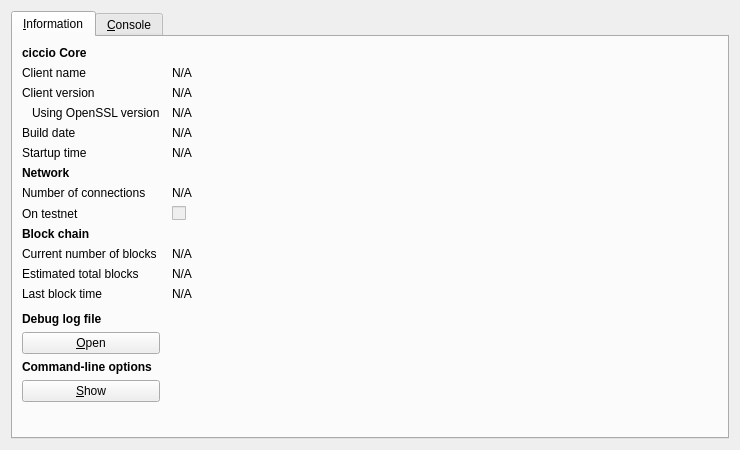
<?xml version="1.0" encoding="UTF-8"?>
<ui version="4.0">
 <class>RPCConsole</class>
 <widget class="QDialog" name="RPCConsole">
  <property name="geometry">
   <rect>
    <x>0</x>
    <y>0</y>
    <width>740</width>
    <height>450</height>
   </rect>
  </property>
  <property name="windowTitle">
   <string>ciccio - Debug window</string>
  </property>
  <layout class="QVBoxLayout" name="verticalLayout_2">
   <item>
    <widget class="QTabWidget" name="tabWidget">
     <property name="currentIndex">
      <number>0</number>
     </property>
     <widget class="QWidget" name="tab_info">
      <attribute name="title">
       <string>&amp;Information</string>
      </attribute>
      <layout class="QGridLayout" name="gridLayout" columnstretch="0,1">
       <property name="horizontalSpacing">
        <number>12</number>
       </property>
       <item row="0" column="0">
        <widget class="QLabel" name="label_9">
         <property name="font">
          <font>
           <weight>75</weight>
           <bold>true</bold>
          </font>
         </property>
         <property name="text">
          <string>ciccio Core</string>
         </property>
        </widget>
       </item>
       <item row="1" column="0">
        <widget class="QLabel" name="label_5">
         <property name="text">
          <string>Client name</string>
         </property>
        </widget>
       </item>
       <item row="1" column="1">
        <widget class="QLabel" name="clientName">
         <property name="cursor">
          <cursorShape>IBeamCursor</cursorShape>
         </property>
         <property name="text">
          <string>N/A</string>
         </property>
         <property name="textFormat">
          <enum>Qt::PlainText</enum>
         </property>
         <property name="textInteractionFlags">
          <set>Qt::LinksAccessibleByMouse|Qt::TextSelectableByKeyboard|Qt::TextSelectableByMouse</set>
         </property>
        </widget>
       </item>
       <item row="2" column="0">
        <widget class="QLabel" name="label_6">
         <property name="text">
          <string>Client version</string>
         </property>
        </widget>
       </item>
       <item row="2" column="1">
        <widget class="QLabel" name="clientVersion">
         <property name="cursor">
          <cursorShape>IBeamCursor</cursorShape>
         </property>
         <property name="text">
          <string>N/A</string>
         </property>
         <property name="textFormat">
          <enum>Qt::PlainText</enum>
         </property>
         <property name="textInteractionFlags">
          <set>Qt::LinksAccessibleByMouse|Qt::TextSelectableByKeyboard|Qt::TextSelectableByMouse</set>
         </property>
        </widget>
       </item>
       <item row="3" column="0">
        <widget class="QLabel" name="label_14">
         <property name="text">
          <string>Using OpenSSL version</string>
         </property>
         <property name="indent">
          <number>10</number>
         </property>
        </widget>
       </item>
       <item row="3" column="1">
        <widget class="QLabel" name="openSSLVersion">
         <property name="cursor">
          <cursorShape>IBeamCursor</cursorShape>
         </property>
         <property name="text">
          <string>N/A</string>
         </property>
         <property name="textFormat">
          <enum>Qt::PlainText</enum>
         </property>
         <property name="textInteractionFlags">
          <set>Qt::LinksAccessibleByMouse|Qt::TextSelectableByKeyboard|Qt::TextSelectableByMouse</set>
         </property>
        </widget>
       </item>
       <item row="4" column="0">
        <widget class="QLabel" name="label_12">
         <property name="text">
          <string>Build date</string>
         </property>
        </widget>
       </item>
       <item row="4" column="1">
        <widget class="QLabel" name="buildDate">
         <property name="cursor">
          <cursorShape>IBeamCursor</cursorShape>
         </property>
         <property name="text">
          <string>N/A</string>
         </property>
         <property name="textFormat">
          <enum>Qt::PlainText</enum>
         </property>
         <property name="textInteractionFlags">
          <set>Qt::LinksAccessibleByMouse|Qt::TextSelectableByKeyboard|Qt::TextSelectableByMouse</set>
         </property>
        </widget>
       </item>
       <item row="5" column="0">
        <widget class="QLabel" name="label_13">
         <property name="text">
          <string>Startup time</string>
         </property>
        </widget>
       </item>
       <item row="5" column="1">
        <widget class="QLabel" name="startupTime">
         <property name="cursor">
          <cursorShape>IBeamCursor</cursorShape>
         </property>
         <property name="text">
          <string>N/A</string>
         </property>
         <property name="textFormat">
          <enum>Qt::PlainText</enum>
         </property>
         <property name="textInteractionFlags">
          <set>Qt::LinksAccessibleByMouse|Qt::TextSelectableByKeyboard|Qt::TextSelectableByMouse</set>
         </property>
        </widget>
       </item>
       <item row="6" column="0">
        <widget class="QLabel" name="label_11">
         <property name="font">
          <font>
           <weight>75</weight>
           <bold>true</bold>
          </font>
         </property>
         <property name="text">
          <string>Network</string>
         </property>
        </widget>
       </item>
       <item row="7" column="0">
        <widget class="QLabel" name="label_7">
         <property name="text">
          <string>Number of connections</string>
         </property>
        </widget>
       </item>
       <item row="7" column="1">
        <widget class="QLabel" name="numberOfConnections">
         <property name="cursor">
          <cursorShape>IBeamCursor</cursorShape>
         </property>
         <property name="text">
          <string>N/A</string>
         </property>
         <property name="textFormat">
          <enum>Qt::PlainText</enum>
         </property>
         <property name="textInteractionFlags">
          <set>Qt::LinksAccessibleByMouse|Qt::TextSelectableByKeyboard|Qt::TextSelectableByMouse</set>
         </property>
        </widget>
       </item>
       <item row="8" column="0">
        <widget class="QLabel" name="label_8">
         <property name="text">
          <string>On testnet</string>
         </property>
        </widget>
       </item>
       <item row="8" column="1">
        <widget class="QCheckBox" name="isTestNet">
         <property name="enabled">
          <bool>false</bool>
         </property>
         <property name="text">
          <string/>
         </property>
        </widget>
       </item>
       <item row="9" column="0">
        <widget class="QLabel" name="label_10">
         <property name="font">
          <font>
           <weight>75</weight>
           <bold>true</bold>
          </font>
         </property>
         <property name="text">
          <string>Block chain</string>
         </property>
        </widget>
       </item>
       <item row="10" column="0">
        <widget class="QLabel" name="label_3">
         <property name="text">
          <string>Current number of blocks</string>
         </property>
        </widget>
       </item>
       <item row="10" column="1">
        <widget class="QLabel" name="numberOfBlocks">
         <property name="cursor">
          <cursorShape>IBeamCursor</cursorShape>
         </property>
         <property name="text">
          <string>N/A</string>
         </property>
         <property name="textFormat">
          <enum>Qt::PlainText</enum>
         </property>
         <property name="textInteractionFlags">
          <set>Qt::LinksAccessibleByMouse|Qt::TextSelectableByKeyboard|Qt::TextSelectableByMouse</set>
         </property>
        </widget>
       </item>
       <item row="11" column="0">
        <widget class="QLabel" name="label_4">
         <property name="text">
          <string>Estimated total blocks</string>
         </property>
        </widget>
       </item>
       <item row="11" column="1">
        <widget class="QLabel" name="totalBlocks">
         <property name="cursor">
          <cursorShape>IBeamCursor</cursorShape>
         </property>
         <property name="text">
          <string>N/A</string>
         </property>
         <property name="textFormat">
          <enum>Qt::PlainText</enum>
         </property>
         <property name="textInteractionFlags">
          <set>Qt::LinksAccessibleByMouse|Qt::TextSelectableByKeyboard|Qt::TextSelectableByMouse</set>
         </property>
        </widget>
       </item>
       <item row="12" column="0">
        <widget class="QLabel" name="label_2">
         <property name="text">
          <string>Last block time</string>
         </property>
        </widget>
       </item>
       <item row="12" column="1">
        <widget class="QLabel" name="lastBlockTime">
         <property name="cursor">
          <cursorShape>IBeamCursor</cursorShape>
         </property>
         <property name="text">
          <string>N/A</string>
         </property>
         <property name="textFormat">
          <enum>Qt::PlainText</enum>
         </property>
         <property name="textInteractionFlags">
          <set>Qt::LinksAccessibleByMouse|Qt::TextSelectableByKeyboard|Qt::TextSelectableByMouse</set>
         </property>
        </widget>
       </item>
       <item row="13" column="0">
        <spacer name="verticalSpacer_2">
         <property name="orientation">
          <enum>Qt::Vertical</enum>
         </property>
         <property name="sizeHint" stdset="0">
          <size>
           <width>20</width>
           <height>20</height>
          </size>
         </property>
        </spacer>
       </item>
       <item row="14" column="0">
        <widget class="QLabel" name="labelDebugLogfile">
         <property name="font">
          <font>
           <weight>75</weight>
           <bold>true</bold>
          </font>
         </property>
         <property name="text">
          <string>Debug log file</string>
         </property>
        </widget>
       </item>
       <item row="15" column="0">
        <widget class="QPushButton" name="openDebugLogfileButton">
         <property name="toolTip">
          <string>Open the ciccio debug log file from the current data directory. This can take a few seconds for large log files.</string>
         </property>
         <property name="text">
          <string>&amp;Open</string>
         </property>
         <property name="autoDefault">
          <bool>false</bool>
         </property>
        </widget>
       </item>
       <item row="16" column="0">
        <widget class="QLabel" name="labelCLOptions">
         <property name="font">
          <font>
           <weight>75</weight>
           <bold>true</bold>
          </font>
         </property>
         <property name="text">
          <string>Command-line options</string>
         </property>
        </widget>
       </item>
       <item row="17" column="0">
        <widget class="QPushButton" name="showCLOptionsButton">
         <property name="toolTip">
          <string>Show the ciccio-Qt help message to get a list with possible ciccio command-line options.</string>
         </property>
         <property name="text">
          <string>&amp;Show</string>
         </property>
         <property name="autoDefault">
          <bool>false</bool>
         </property>
        </widget>
       </item>
       <item row="18" column="0">
        <spacer name="verticalSpacer">
         <property name="orientation">
          <enum>Qt::Vertical</enum>
         </property>
         <property name="sizeHint" stdset="0">
          <size>
           <width>20</width>
           <height>40</height>
          </size>
         </property>
        </spacer>
       </item>
      </layout>
     </widget>
     <widget class="QWidget" name="tab_console">
      <attribute name="title">
       <string>&amp;Console</string>
      </attribute>
      <layout class="QVBoxLayout" name="verticalLayout_3">
       <property name="spacing">
        <number>3</number>
       </property>
       <item>
        <widget class="QTextEdit" name="messagesWidget">
         <property name="minimumSize">
          <size>
           <width>0</width>
           <height>100</height>
          </size>
         </property>
         <property name="readOnly">
          <bool>true</bool>
         </property>
         <property name="tabKeyNavigation" stdset="0">
          <bool>false</bool>
         </property>
         <property name="columnCount" stdset="0">
          <number>2</number>
         </property>
        </widget>
       </item>
       <item>
        <layout class="QHBoxLayout" name="horizontalLayout">
         <property name="spacing">
          <number>3</number>
         </property>
         <item>
          <widget class="QLabel" name="label">
           <property name="text">
            <string notr="true">&gt;</string>
           </property>
          </widget>
         </item>
         <item>
          <widget class="QLineEdit" name="lineEdit"/>
         </item>
         <item>
          <widget class="QPushButton" name="clearButton">
           <property name="maximumSize">
            <size>
             <width>24</width>
             <height>24</height>
            </size>
           </property>
           <property name="toolTip">
            <string>Clear console</string>
           </property>
           <property name="text">
            <string/>
           </property>
           <property name="icon">
            <iconset resource="../bitcoin.qrc">
             <normaloff>:/icons/remove</normaloff>:/icons/remove</iconset>
           </property>
           <property name="shortcut">
            <string notr="true">Ctrl+L</string>
           </property>
           <property name="autoDefault">
            <bool>false</bool>
           </property>
          </widget>
         </item>
        </layout>
       </item>
      </layout>
     </widget>
    </widget>
   </item>
  </layout>
 </widget>
 <resources>
  <include location="../bitcoin.qrc"/>
 </resources>
 <connections/>
</ui>
